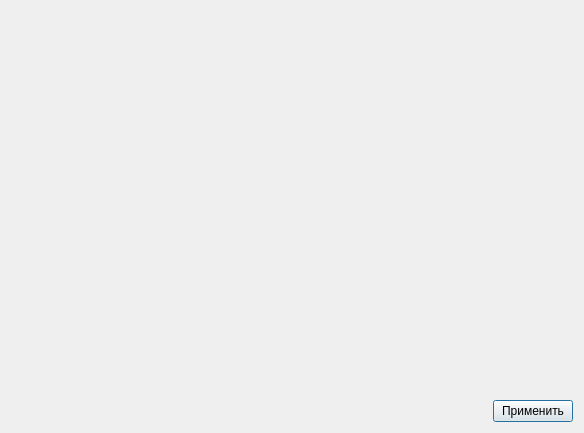
<?xml version="1.0" encoding="UTF-8"?>
<ui version="4.0">
 <class>DlgHexEditor</class>
 <widget class="QDialog" name="DlgHexEditor">
  <property name="geometry">
   <rect>
    <x>0</x>
    <y>0</y>
    <width>584</width>
    <height>433</height>
   </rect>
  </property>
  <property name="windowTitle">
   <string>Редактор бинарных данных</string>
  </property>
  <layout class="QGridLayout" name="gridLayout">
   <item row="1" column="1">
    <widget class="QPushButton" name="btnApply">
     <property name="text">
      <string>Применить</string>
     </property>
    </widget>
   </item>
   <item row="1" column="0">
    <spacer name="horizontalSpacer">
     <property name="orientation">
      <enum>Qt::Horizontal</enum>
     </property>
     <property name="sizeHint" stdset="0">
      <size>
       <width>482</width>
       <height>20</height>
      </size>
     </property>
    </spacer>
   </item>
   <item row="0" column="0" colspan="2">
    <widget class="QHexView" name="hexView" native="true"/>
   </item>
  </layout>
 </widget>
 <customwidgets>
  <customwidget>
   <class>QHexView</class>
   <extends>QWidget</extends>
   <header>qhexview.h</header>
   <container>1</container>
  </customwidget>
 </customwidgets>
 <resources/>
 <connections/>
</ui>
